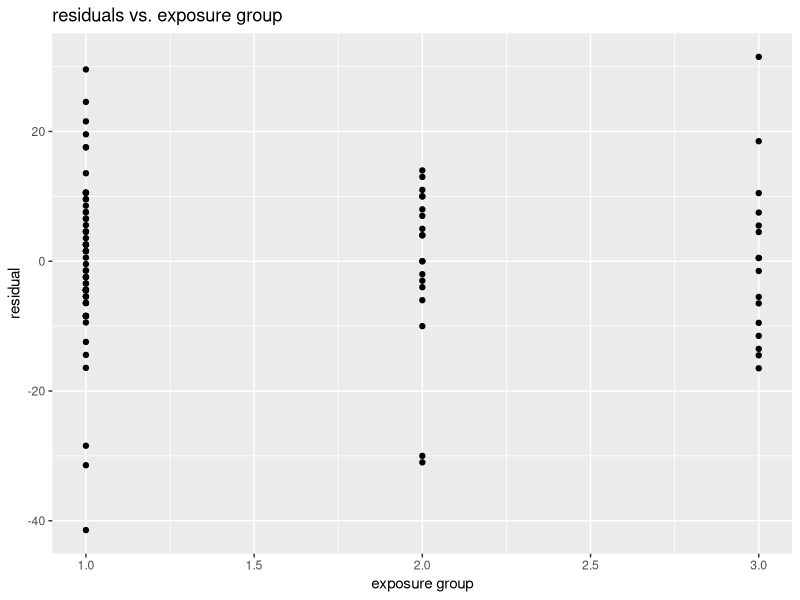
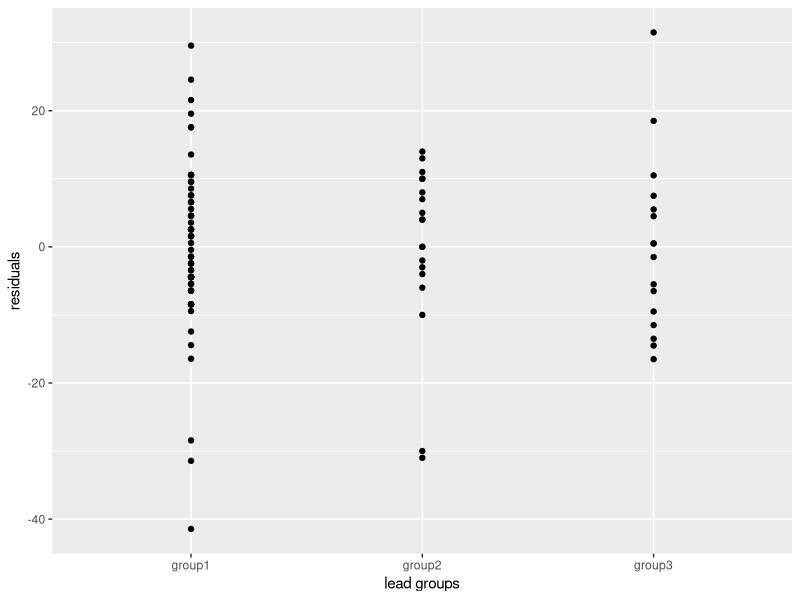
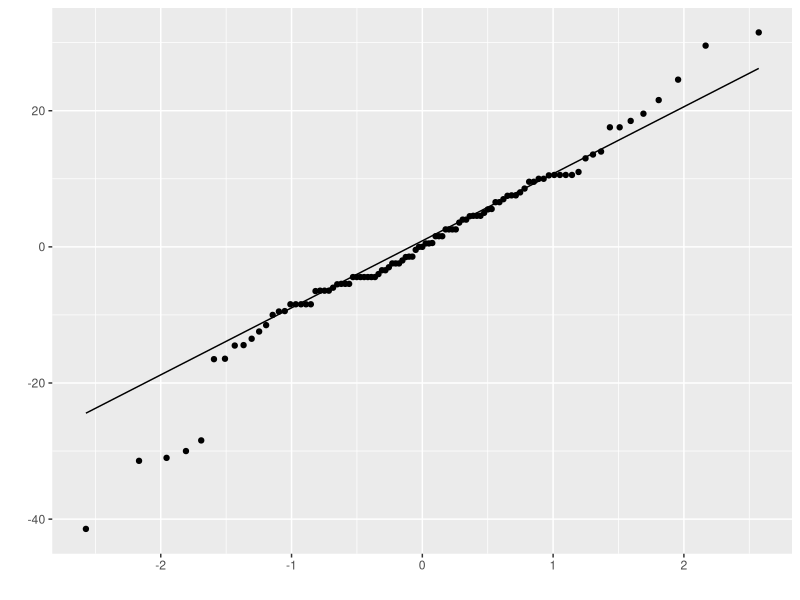
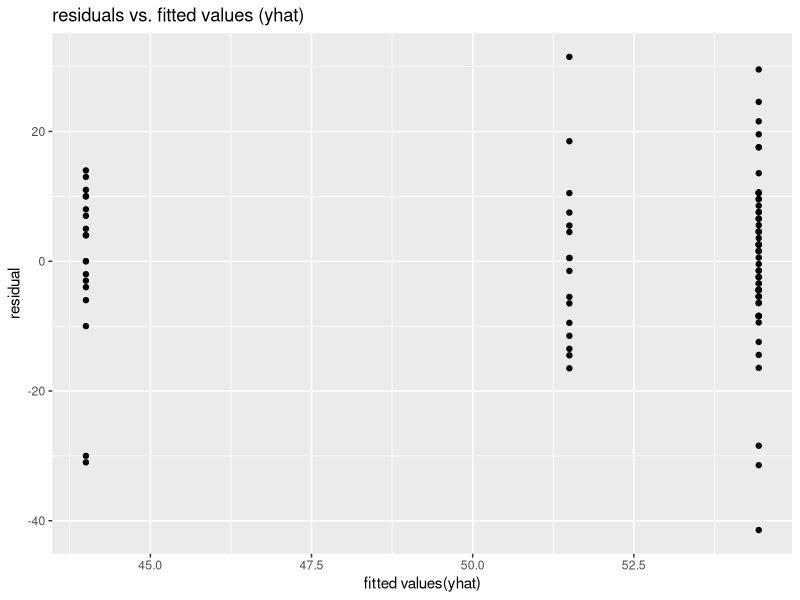

The R source for these figures, in order:
## ---- chunk 1
knitr::opts_chunk$set(echo = TRUE)
## ---- chunk 2
library(tidyverse)
## ---- chunk 3
lead <- read_csv("lead.csv")
lead
#  removing observations that are missing MAXFT values before you fit any models. 
lead %>%
  filter(!is.na(MAXFT)) -> leadRealMAXFT 
leadRealMAXFT %>%
  mutate(lead_typ = recode(lead_typ,"1" = "group1",
                                    "2" = "group2",
                                    "3" = "group3")) -> leadRealMAXFT 
## ---- chunk 4
summary(lead$MAXFT) # note the NA's are missing values!
summary(lead$lead_typ) # no missing here
sublead <- data.frame(MAXFT=lead$MAXFT,lead_typ=lead$lead_typ) # extract only the two vars of interest summary(sublead)
sublead <- sublead[complete.cases(sublead),] # keeps on those without missing (NA) values summary(sublead)
model.fit <- aov(MAXFT~factor(lead_typ),data=sublead)
qplot(x = sublead$lead_typ, y = model.fit$residuals, xlab='exposure group', ylab='residual',
main='residuals vs. exposure group')
## ---- chunk 5
model.fit <- aov(MAXFT ~ factor(lead_typ),data = leadRealMAXFT)
out <- data.frame(group = leadRealMAXFT$lead_typ, score = leadRealMAXFT$MAXFT,
                    yhat = model.fit$fitted.values, resid = model.fit$residuals)
out
## ---- chunk 6
qplot(x = as.factor(leadRealMAXFT$lead_typ), y = model.fit$residuals, 
      xlab = "lead groups", ylab = "residuals")
## ---- chunk 7
qplot(sample = model.fit$residuals, geom = "qq") +
  geom_qq_line()
## ---- chunk 8
shapiro.test(model.fit$residuals)
## ---- chunk 9
model.fit <- aov(MAXFT~factor(lead_typ),data = lead)
qplot(x = model.fit$fitted, y = model.fit$residuals, xlab='fitted values(yhat)', ylab='residual',
main='residuals vs. fitted values (yhat)')

## ---- chunk 10
kruskal.test(MAXFT ~ lead_typ, data = leadRealMAXFT)
## ---- chunk 11
pairwise.wilcox.test(leadRealMAXFT$MAXFT, leadRealMAXFT$lead_typ,
                     p.adjust.method = "bonf", exact = FALSE)
## ---- chunk 12
# pf(x,numdf(between), denomdf(within))
pf(3.5, df1 = 5117, df2 = 1462, lower.tail = FALSE)

